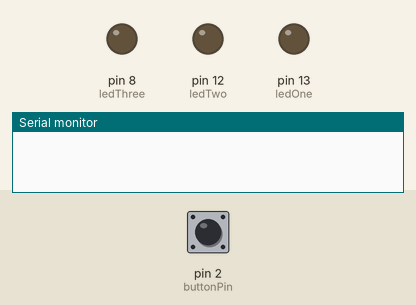
The sketch below on a simulated Arduino Uno, built with avr-gcc and run on an emulated ATmega328P. Shown: output pins drawn as LEDs (lit = HIGH), the last lines printed to the serial monitor. The inputs (shaded band) are chosen by the test bench; at power-on: pin 2 (buttonPin) LOW.

Above: at 1.2 s.
1.3 s: pin 2 (buttonPin) pulled HIGH for 0.15 s
At 2.3 s:
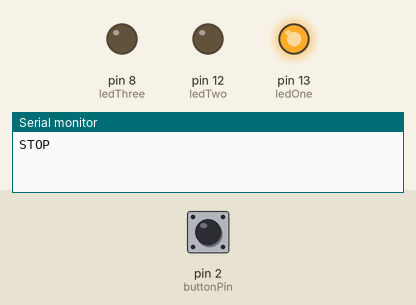
At 7.1 s:
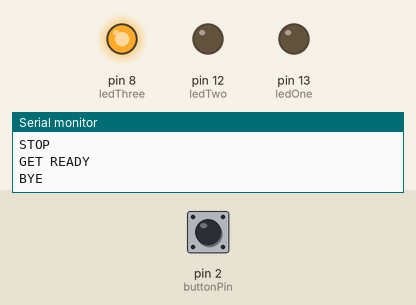
7.4 s: pin 2 (buttonPin) pulled HIGH for 1 s
At 11.9 s:
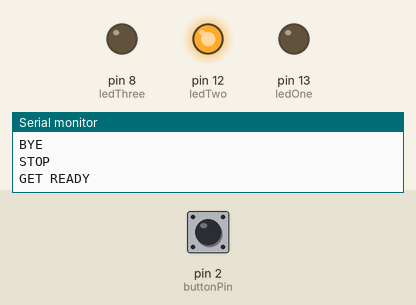
Timing chart, 0 to 16.8 s (numbered marks = the images above; inputs shaded):
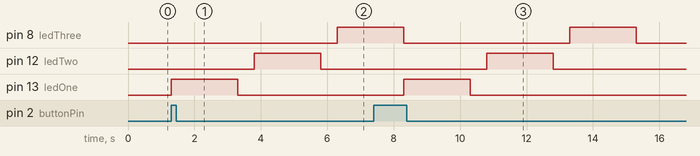

Measured:
- after the input at 1.3 s, pin 8 (ledThree): LOW → HIGH after 5.0 s; pin 12 (ledTwo): LOW → HIGH after 2.5 s, → LOW 2.0 s later; pin 13 (ledOne): LOW → HIGH at once, → LOW 2.0 s later
- after the input at 7.4 s, pin 12 (ledTwo): LOW → HIGH after 3.4 s, → LOW 2.0 s later; pin 13 (ledOne): LOW → HIGH after 0.90 s, → LOW 2.0 s later

The sketch:

traffic_light_demo_project_using_tinkercad_and_arduino1.ino
```cpp
/*
  This program blinks the LEDs in a traffic light sequence when a pushbutton is pressed.
  It is based on the "Traffic Light Demo Project on Arduino" video.

  Circuit Connections:
  - Red LED: Digital Pin 13 -> 220 Ohm Resistor -> LED -> GND
  - Yellow LED: Digital Pin 12 -> 220 Ohm Resistor -> LED -> GND
  - Green LED: Digital Pin 8 -> 220 Ohm Resistor -> LED -> GND
  - Pushbutton:
    - One leg to 5V
    - Other leg to Digital Pin 2
    - A 1000 Ohm (1k) pull-down resistor from Digital Pin 2 to GND
*/

// Global variable to store the current state of the button
int buttonState = 0;

// Define constants for the pin numbers. This makes the code easier to read.
const int buttonPin = 2;    // The pin the pushbutton is connected to
const int ledOne = 13;      // The pin for the first LED (Red)
const int ledTwo = 12;      // The pin for the second LED (Yellow)
const int ledThree = 8;     // The pin for the third LED (Green)

// The setup function runs once when you press reset or power the board
void setup() {
  // Initialize the LED pins as outputs
  pinMode(ledOne, OUTPUT);
  pinMode(ledTwo, OUTPUT);
  pinMode(ledThree, OUTPUT);

  // Initialize the pushbutton pin as an input
  pinMode(buttonPin, INPUT);

  // Start serial communication at 9600 bits per second for printing messages
  Serial.begin(9600);
}

// The loop function runs over and over again forever
void loop() {
  // Read the state of the pushbutton (HIGH or LOW)
  buttonState = digitalRead(buttonPin);

  // Check if the pushbutton is pressed.
  // If buttonState is 1 (HIGH), it means the button is being pressed.
  if (buttonState == 1) {

    // --- Red Light Sequence ---
    digitalWrite(ledOne, 1);        // Turn the red LED on (1 is the same as HIGH)
    Serial.print("STOP\n");         // Print "STOP" to the serial monitor followed by a new line
    delay(2000);                    // Wait for 2000 milliseconds (2 seconds)
    digitalWrite(ledOne, 0);        // Turn the red LED off (0 is the same as LOW)
    delay(500);                     // Wait for 500 milliseconds

    // --- Yellow Light Sequence ---
    digitalWrite(ledTwo, 1);        // Turn the yellow LED on
    Serial.print("GET READY\n");    // Print "GET READY"
    delay(2000);                    // Wait for 2 seconds
    digitalWrite(ledTwo, 0);        // Turn the yellow LED off
    delay(500);                     // Wait for 500 milliseconds

    // --- Green Light Sequence ---
    digitalWrite(ledThree, 1);      // Turn the green LED on
    Serial.print("BYE\n");          // Print "BYE" (as shown in the video's code)
    delay(2000);                    // Wait for 2 seconds
    digitalWrite(ledThree, 0);      // Turn the green LED off
  }
}
```
